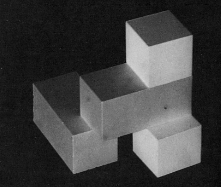
#> input picture Day2/Images/cubes.png, 221 x 187 px, given in place of chroma_key.jpg, which was not available
$ jupyter execute --allow-errors 1.ipynb   (shell and % lines are left out)
#> lines starting #> are read from the running program, lines starting #| are printed output that depends on the picture; after the words box and inside, x2 and y2 are one past the last pixel; in counts of white or black regions, pixels touching at a corner belong together; pictures that were not available may be replaced by others from this repository, and a replacement may not be noted
[cell 1]
import cv2 as cv
import numpy as np
import matplotlib.pyplot as plt
from skimage import io

[cell 2]
fg = cv.imread("images/chroma_key.jpg")
#> fg is the input picture: shape (187, 221, 3); min 3, max 211, mean 63.5
bg = cv.imread("images/stadium.jpg")
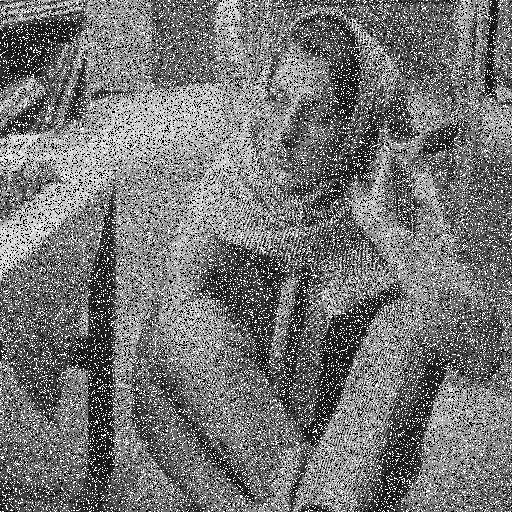
#> input picture Day2/Images/salt_noise.png, 512 x 512 px, given in place of stadium.jpg, which was not available
#> bg is the input picture: shape (512, 512, 3); min 0, max 255, mean 117

plt.imshow(fg[:,:,::-1])
plt.show()
plt.imshow(bg[:,:,::-1])

[cell 3]
new_img = np.zeros((fg.shape))

masked = fg == fg[0][0]
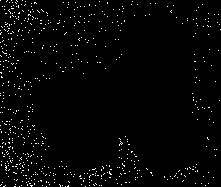
#> masked: shape (187, 221, 3) bool; 2.1% white in thin lines or dots

print(masked.shape)
#| (187, 221, 3)

new_bg = bg.copy()
#> (the rest of this cell did not finish here and is left out)

[cell 4]
img = cv.imread("images/boy_smiling.jpg")
h, w = img.shape[:2]
#> h = 512; w = 512

M = np.float32([[1, 0, -w/4], [0, 1, h/4]])
#> M = [[1, 0, -128], [0, 1, 128]]
translated = cv.warpAffine(img, M, (w, h))
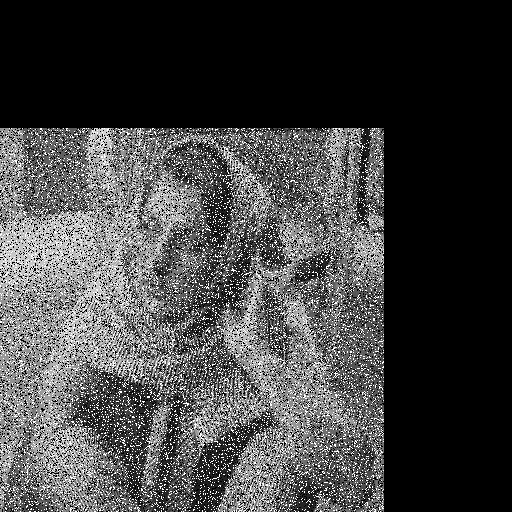
#> translated: shape (512, 512, 3); min 0, max 255, mean 66.7

plt.imshow(translated[:,:,::-1])

[cell 5]
M1 = cv.getRotationMatrix2D((0, 0), 45, 1)
rotated = cv.warpAffine(img, M1, (w, h))
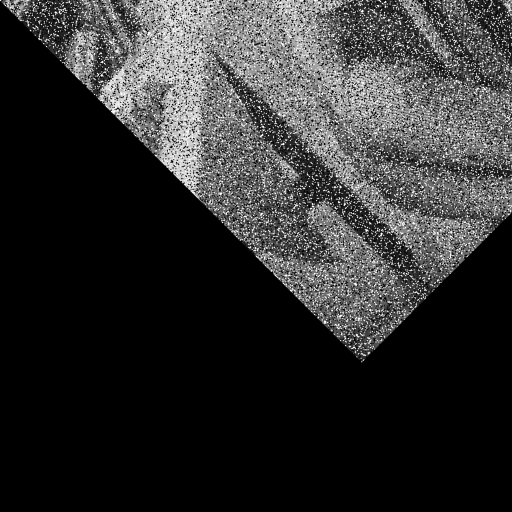
#> rotated: shape (512, 512, 3); min 0, max 255, mean 47.4

plt.imshow(rotated[:,:,::-1])

[cell 6]
tilted_face = cv.imread("images/tilted_face.jpg")
#> (the rest of this cell did not finish here and is left out)

[cell 7]
left_eye = np.array([81, 42])
right_eye = np.array([96, 58])
nose = (75, h-55)
#> nose = (75, 457)

def angle(a, b):
    d = np.dot(a, b)
    d /= np.linalg.norm(a)
    d /= np.linalg.norm(b)

    return np.rad2deg(np.arccos(d))

eye_line = right_eye - left_eye
eye_hori = np.array([right_eye[0], left_eye[1]]) - left_eye
scale = 3

M = cv.getRotationMatrix2D(nose, angle(eye_line, eye_hori), scale)

# translate a little
M[0][-1] += 1.3*w
M[1][-1] += h

#> (the rest of this cell did not finish here and is left out)

[cell 8]
cola = cv.imread("images/coca.jpg")

#> (the rest of this cell did not finish here and is left out)

[cell 9]
stadium = cv.imread("images/stadium.jpg")

sh, sw = stadium.shape[:2]
#> sh = 512; sw = 512

plt.imshow(stadium[:,:,::-1])

[cell 10]
p1 = np.float32([[0,0],[0,179],[320, 0],[320,179]])
p2 = 2*np.float32([[100,0],[10, 50],[290, 30],[200, 100]])

M = cv.getPerspectiveTransform(p1, p2)
#> (the rest of this cell did not finish here and is left out)

[cell 11]
img = cv.imread("images/objects.png")
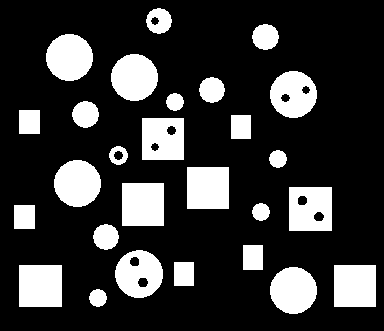
#> input picture Day2/Images/objects.png, 384 x 331 px, found by its file name
#> img is the input picture: shape (331, 384, 3); 21.3% white; 27 white regions, largest, box (x1, y1, x2, y2) and area: (122, 183, 164, 226) 1806, (19, 265, 62, 307) 1806, (187, 167, 229, 209) 1764

plt.imshow(img, cmap="gray")

[cell 12]
dilated = cv.dilate(img, np.ones((3, 3)), iterations=3)
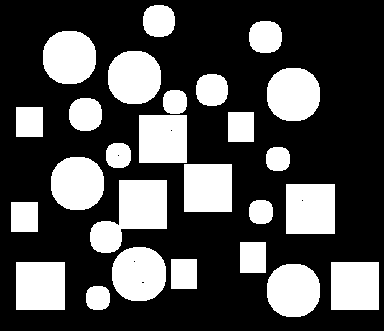
#> dilated: shape (331, 384, 3); 30.7% white; 26 white regions, largest, box (x1, y1, x2, y2) and area: (90, 180, 167, 253) 3213, (286, 184, 335, 234) 2449, (112, 247, 166, 301) 2404

plt.imshow(dilated, cmap="gray")

[cell 13]
# %matplotlib qt
# %matplotlib inline
face = cv.imread("images/face.jpg")
#> (the rest of this cell did not finish here and is left out)

[cell 14]
left_eye = np.array([100, h-100])
#> left_eye = [100, 412]
right_eye = np.array([152, h-111])
#> right_eye = [152, 401]
nose = (115, h-133)

def angle(a, b):
    d = np.dot(a, b)
    d /= np.linalg.norm(a)
    d /= np.linalg.norm(b)

    return np.rad2deg(np.arccos(d))

eye_line = right_eye - left_eye
print(eye_line)
#| [ 52 -11]
eye_hori = np.array([right_eye[0], left_eye[1]]) - left_eye
scale = 1.4

M = cv.getRotationMatrix2D(nose, angle(eye_line, eye_hori), scale)

# translate a little
M[0][-1] -= w/10
M[1][-1] += h/10

#> (the rest of this cell did not finish here and is left out)
